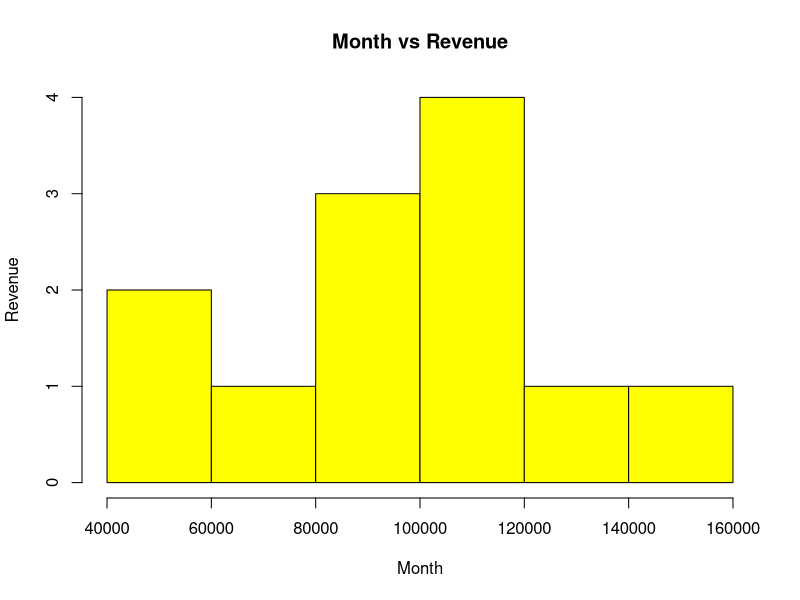

R code for this plot:
#histogram
library(dplyr)

mydata<-read.csv('practice.csv')
mydata

hist(mydata$Revenue,
        xlab='Month',
        ylab='Revenue',
        col='yellow',
        main='Month vs Revenue')
